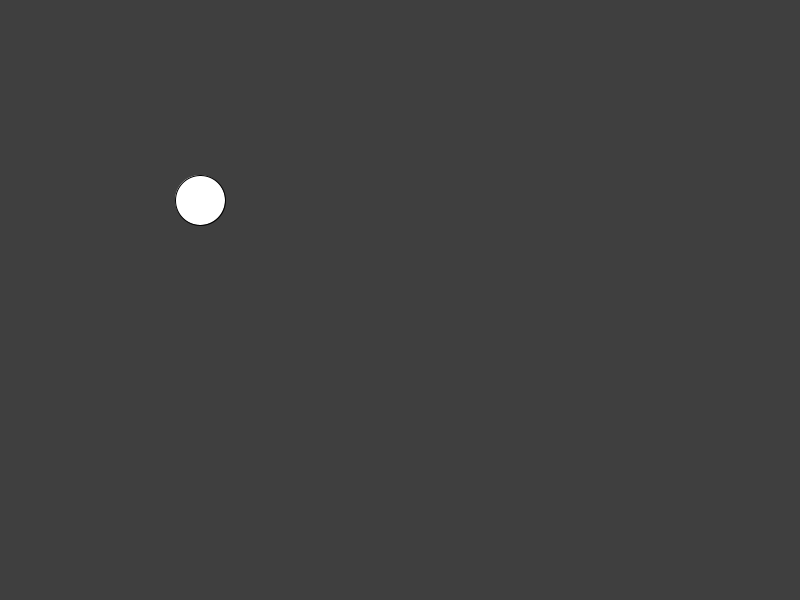
Frame 1 (no input)
Frame 60 (the mouse pressed at the canvas centre just before this capture): identical to frame 1, image omitted
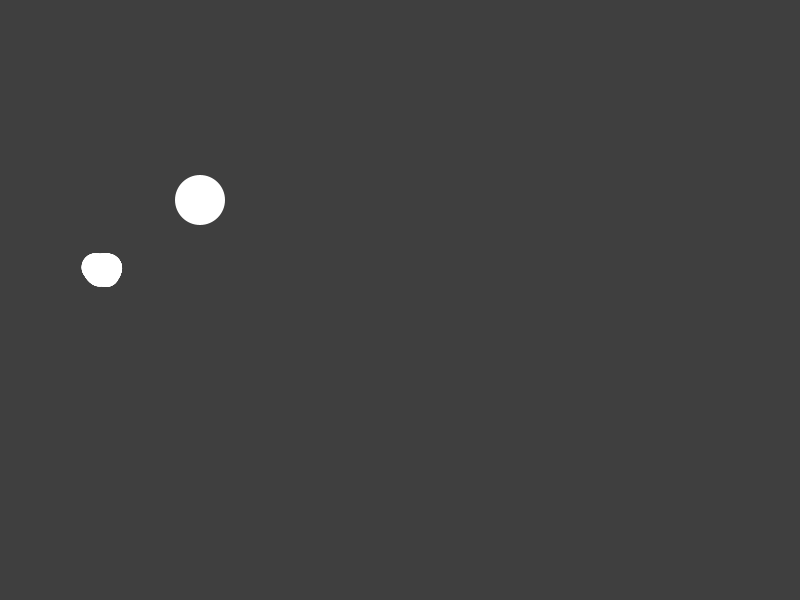
Frame 120 (the mouse held since frame 60 and released just before this capture)

The Processing sketch that drew these frames (run headless with seeded random() and noise(); from frame 60 on, the mouse is pressed at the canvas centre):

// Processing sketch: Sneezie_Prototype_Explosion_Class__new_variable_edition
// ── Sneezie_Prototype_Explosion_Class__new_variable_edition.pde
//ArrayList<debris> debrisPiece = new ArrayList<debris>();
//ArrayList<sneezies> sneezie = new ArrayList<sneezies>();
ArrayList<explosions> explosion = new ArrayList<explosions>();
PVector mouse = new PVector (mouseX, mouseY);
PVector origin = mouse;

float x = 200;
float y = 200;
PVector xy = new PVector(x,y);

boolean firstExplosion;

void setup() {
  size(800, 600);
  colorMode(HSB, 360, 100, 100, 100);
}

void draw() {
  background(0, 0, 25, 100);
  ellipse(x,y,50,50);
  if (mousePressed) {
    explosion.add(new explosions(mouse));
    explosions poof = explosion.get(0);
    poof.explode();
  }
  if(keyPressed) {
   explosion.add(new explosions(xy));
   explosions poof2 = explosion.get(1);
   poof2.explode();
  } 
}


// ── debris.pde
class debris {
  PVector loc, vel, acc;
  float sz, life, mouseDist;

  debris(PVector loc_) {
    sz = random(20, 30);
   // if(firstExplosion) {
    loc = loc_;
   // } else { loc = PVector.random2D(); }
    vel = PVector.random2D();
    acc = new PVector (0,0);
    life = 100;
    vel.mult(random(2, 3));
  }  

  void display() {
    noStroke();
    fill(360);
    for (int i=0; i<5; i++) {
      ellipse(loc.x, loc.y, sz, sz);
    }
  }


  void move() {
    loc.add(vel);
  }

  void slowMove(PVector mouse_) {
    acc = PVector.sub(mouse_, loc);
    acc.setMag(.03);
  }

  void stop_(PVector mouse_) {
    mouseDist = random(40, 60);
    if (vel.x < .5 && vel.x > -.5 && vel.y < .5 && vel.y > -.5) {
      vel=new PVector (0, 0);
    }
  }

  void age() {
    life-=.8333;
  }

  boolean dead() {
    if (life<=0) {
      return true;
    } else {
      return false;
    }
  }

  ///
}


// ── explosion_class.pde
class explosions {
  ArrayList<debris> debrisPiece = new ArrayList<debris>();
  PVector mouse;
  boolean click = false;

  explosions(PVector loc_) {
    mouse = new PVector (mouseX, mouseY);
  } 

  void explode() {
    for (int i=0; i<50; i++) {
      debrisPiece.add(new debris(mouse));
      debris poof = debrisPiece.get(i);

      poof.display();
      poof.move();
      poof.slowMove(mouse);
      poof.stop_(mouse);
      poof.age();
    }
  }
  ///
}
